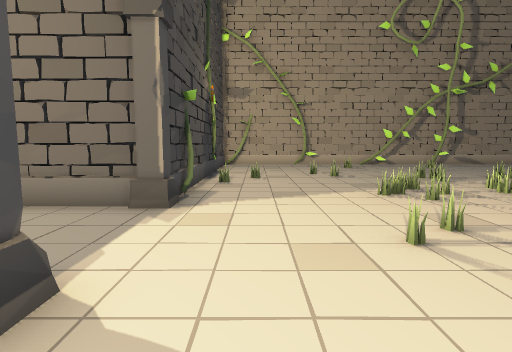
view 1 (above)

16 first-person views from a walk through a Unity game level. The camera is 1.2 m above the floor, tilts 6° down and sees 80° across. The floor is counted in squares, 1 m on a side. Each view is taken from the middle of a square. On the plan, view 1 faces up. The plan holds only what a view shows up to about 13 squares ahead; the rest is blank. The place goes on beyond the plan.

view 2
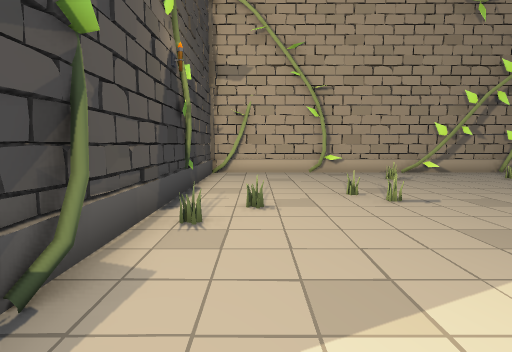

view 3
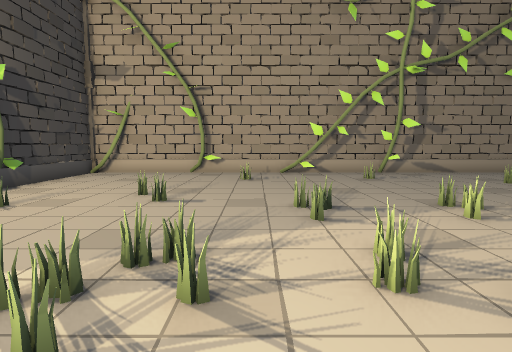

view 4
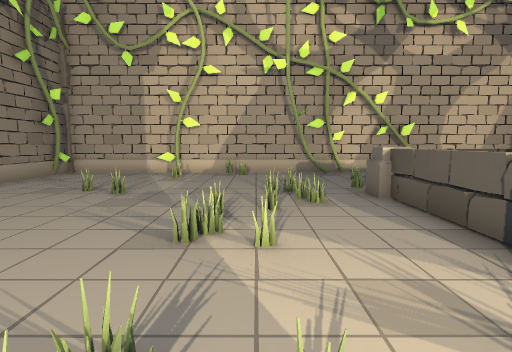

view 5
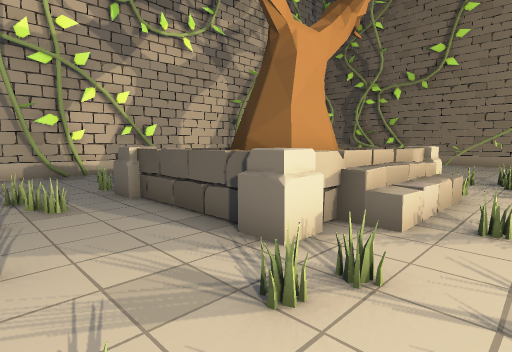

view 6
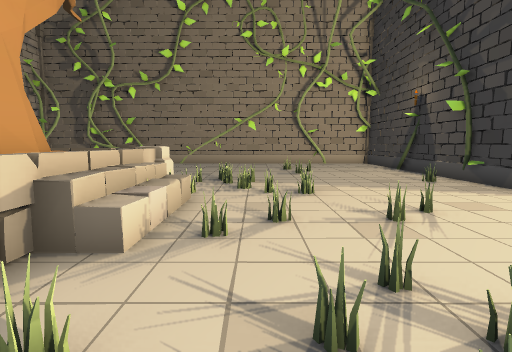

view 7
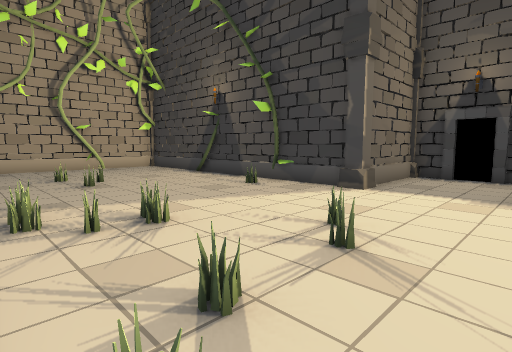

view 8
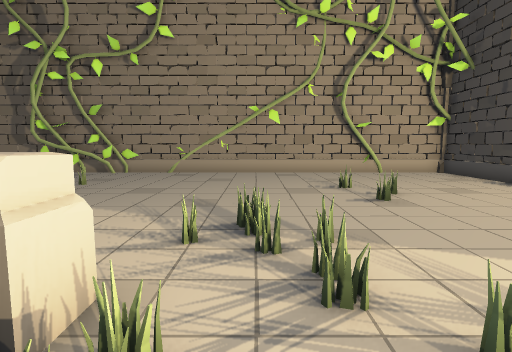

view 9
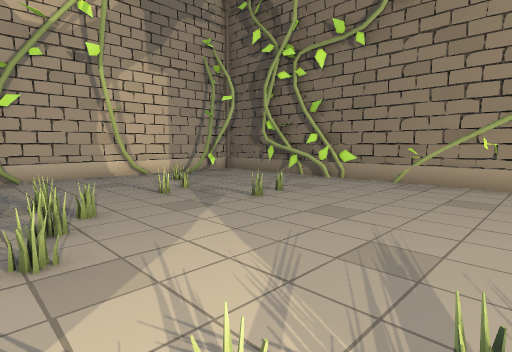

view 10
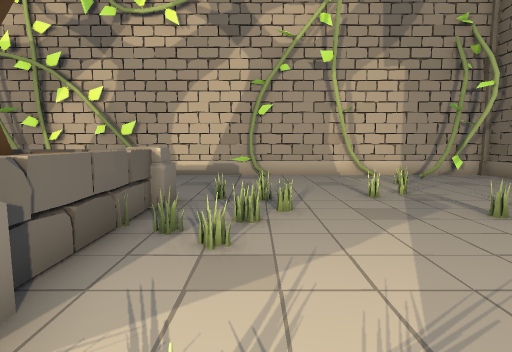

view 11
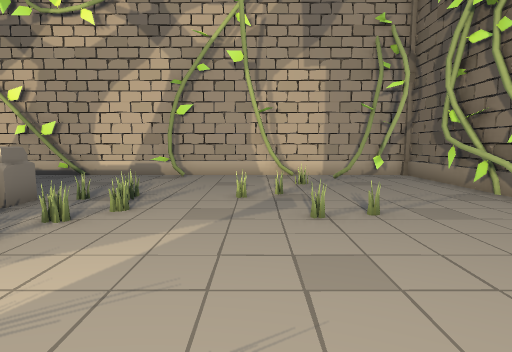

view 12
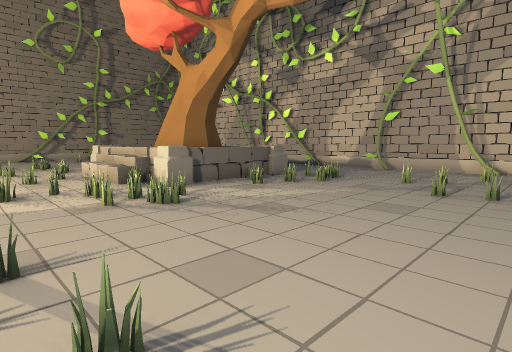

view 13
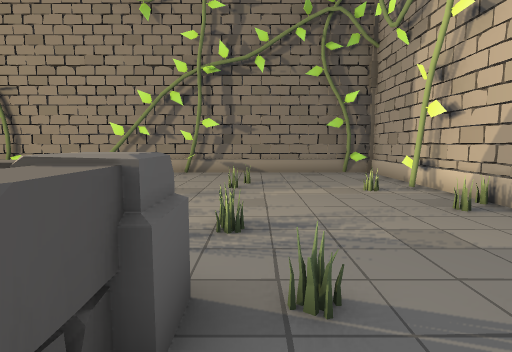

view 14
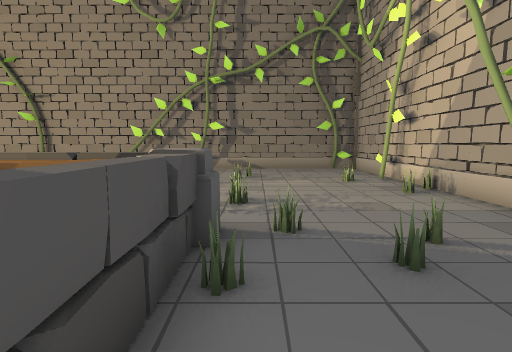

view 15
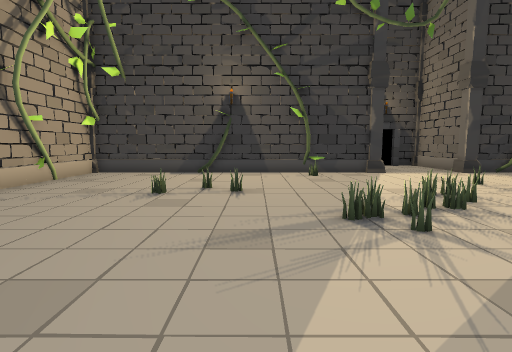

view 16
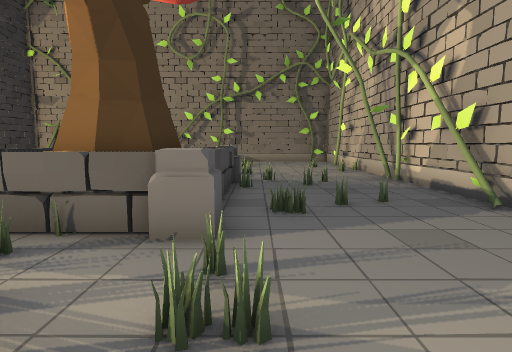

### Floor plan
Key: @ floor where view 1 was taken; # wall or solid block; . main floor; : floor 1 m higher than the main floor; + floor 1.25 m higher than the main floor; / step, stairs or slope; = window, fence, low wall or low ledge; C column; T tree.
Columns run from 6 left of view 1 to 18 right of it. Each row starts with its distance up from view 1.
 18     #####################
 17     #........##.#.......#
 16     #...................#
 15     #...................#
 14     #..................=#
 13     #..................##
 12     #...................#
 11     #...................#
 10     #...................#
  9     #...................#
  8     #...................#
  7    ##........=//://.....#
  6 ####C........=:::::.....#
  5 #............=:TTT:.....#
  4 #............/:TTT:.....#
  3 #............/:TTT:.....#
  2 ####C.........:  ::.....#
  1    ##........==:::+.....#
  0     #.@................=#
 -1     #..................##
 -2     #...................#
 -3     #...................#
 -4     #...................#
 -5     #...................#
 -6     #...................#
 -7     #..................=#
 -8     #..................##
 -9     #..................##
-10     #####################

Where each view was taken, in squares from view 1:
view 1: 0 up, 0 right, facing up
view 2: 5 up, 0 right, facing up
view 3: 5 up, 5 right, facing up
view 4: 10 up, 5 right, facing right
view 5: 10 up, 5 right, facing down-right
view 6: 9 up, 5 right, facing down
view 7: 6 up, 6 right, facing down-left
view 8: 3 up, 6 right, facing down
view 9: 0 up, 6 right, facing down-right
view 10: 1 down, 6 right, facing right
view 11: 4 down, 6 right, facing right
view 12: 7 down, 3 right, facing up-right
view 13: 5 up, 13 right, facing up
view 14: 3 up, 13 right, facing up
view 15: 3 down, 11 right, facing left
view 16: 3 down, 13 right, facing up
